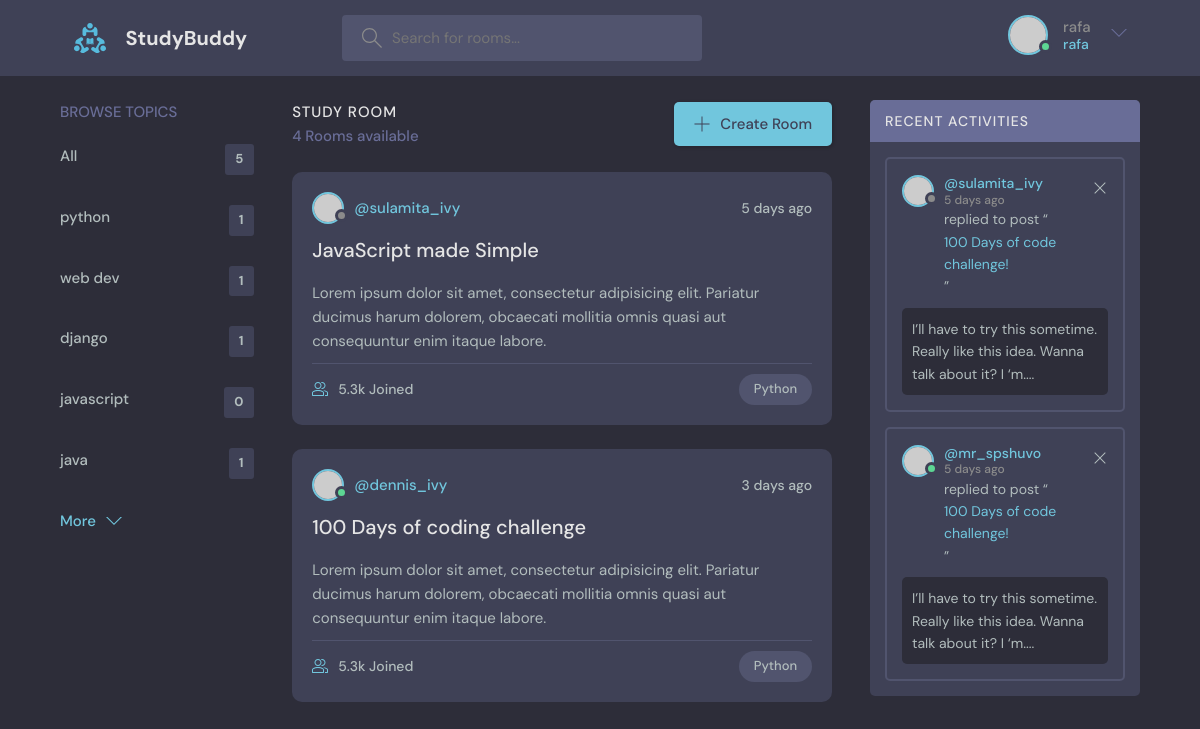
The app's page / (signed in) with its own data.
### base/models.py (models this page shows, shortened)
class Topic(models.Model):
    name=models.CharField(max_length=200)

### base/views.py (the view)
# urls.py: path('',views.home,name='home'),
def home(request):
    q=request.GET.get('q') if request.GET.get('q') !=None else ''
    rooms=Room.objects.filter(Q(topic__name__icontains=q) |Q(name__icontains=q)|Q(description__icontains=q))
    topics=Topic.objects.all()
    room_messages=Message.objects.all().order_by('-created').filter(Q(room__topic__name__icontains=q))
    room_count=rooms.count()
    context={'rooms':rooms,'topics':topics,'room_count':room_count,'room_messages':room_messages}
    return render(request,'base/home.html',context);

### base/templates/base/home.html (shortened to what this page needs)
{% extends "main.html" %}
   {% block content %}
    <main class="layout layout--3">
      <div class="container">
        {%include 'base/topics_component.html'%}
        <div class="roomList">
          <div class="roomList__header">
            <div>
              <h2>Study Room</h2>
              <p>{{room_count}} Rooms available</p>
            </div>
        <a class="btn btn--main" href="{% url 'create-room' %}">
              <svg version="1.1" xmlns="http://www.w3.org/2000/svg" width="32" height="32" viewBox="0 0 32 32">
                <title>add</title>
                <path
                  d="M16.943 0.943h-1.885v14.115h-14.115v1.885h14.115v14.115h1.885v-14.115h14.115v-1.885h-14.115v-14.115z"
                ></path>
              </svg>
              Create Room
            </a>
          </div>
          <div class="roomListRoom">
            <div class="roomListRoom__header">
              <a href="profile.html" class="roomListRoom__author">
                <div class="avatar avatar--small">
                  <img src="https://randomuser.me/api/portraits/women/11.jpg" />
                </div>
                <span>@sulamita_ivy</span>
              </a>
              <div class="roomListRoom__actions">
                <span>5 days ago</span>
              </div>
            </div>
            <div class="roomListRoom__content">
              <a href="room.html">JavaScript made Simple</a>
              <p>
                Lorem ipsum dolor sit amet, consectetur adipisicing elit. Pariatur ducimus harum dolorem, obcaecati
                mollitia omnis quasi aut consequuntur enim itaque labore.
              </p>
            </div>
            <div class="roomListRoom__meta">
              <a href="room.html" class="roomListRoom__joined">
                5.3k Joined
              </a>
              <p class="roomListRoom__topic">Python</p>
            </div>
          </div>
          <div class="roomListRoom">
            <div class="roomListRoom__header">
              <a href="profile.html" class="roomListRoom__author">
                <div class="avatar avatar--small active">
                  <img src="https://randomuser.me/api/portraits/men/11.jpg" />
                </div>
                <span>@dennis_ivy</span>
              </a>
              <div class="roomListRoom__actions">
                <span>3 days ago</span>
              </div>
            </div>
            <div class="roomListRoom__content">
              <a href="room.html">100 Days of coding challenge</a>
              <p>
                Lorem ipsum dolor sit amet, consectetur adipisicing elit. Pariatur ducimus harum dolorem, obcaecati
                mollitia omnis quasi aut consequuntur enim itaque labore.
              </p>
            </div>
            <div class="roomListRoom__meta">
              <a class="roomListRoom__joined">
                5.3k Joined
              </a>
              <p class="roomListRoom__topic">Python</p>
            </div>
          </div>
        </div>
        <div class="activities">
          <div class="activities__header">
            <h2>Recent Activities</h2>
          </div>
          <div class="activities__box">
            <div class="activities__boxHeader roomListRoom__header">
              <a href="profile.html" class="roomListRoom__author">
                <div class="avatar avatar--small">
                  <img src="https://randomuser.me/api/portraits/women/11.jpg" />
                </div>
                <p>
                  @sulamita_ivy
                  <span>5 days ago</span>
                </p>
              </a>
              <div class="roomListRoom__actions">
                <a href="#">
                  <svg version="1.1" xmlns="http://www.w3.org/2000/svg" width="32" height="32" viewBox="0 0 32 32">
                    <title>remove</title>
                    <path
                      d="M27.314 6.019l-1.333-1.333-9.98 9.981-9.981-9.981-1.333 1.333 9.981 9.981-9.981 9.98 1.333 1.333 9.981-9.98 9.98 9.98 1.333-1.333-9.98-9.98 9.98-9.981z"
                    ></path>
                  </svg>
                </a>
              </div>
            </div>
            <div class="activities__boxContent">
              <p>replied to post “<a href="room.html">100 Days of code challenge!</a>”</p>
              <div class="activities__boxRoomContent">
                I’ll have to try this sometime. Really like this idea. Wanna talk about it? I ‘m....
              </div>
            </div>
          </div>
          <div class="activities__box">
            <div class="activities__boxHeader roomListRoom__header">
              <a href="profile.html" class="roomListRoom__author">
                <div class="avatar avatar--small active">
                  <img src="https://randomuser.me/api/portraits/men/13.jpg" />
                </div>
                <p>
                  @mr_spshuvo
                  <span>5 days ago</span>
                </p>
              </a>
              <div class="roomListRoom__actions">
                <a href="#">
                  <svg version="1.1" xmlns="http://www.w3.org/2000/svg" width="32" height="32" viewBox="0 0 32 32">
                    <title>remove</title>
                    <path
                      d="M27.314 6.019l-1.333-1.333-9.98 9.981-9.981-9.981-1.333 1.333 9.981 9.981-9.981 9.98 1.333 1.333 9.981-9.98 9.98 9.98 1.333-1.333-9.98-9.98 9.98-9.981z"
                    ></path>
                  </svg>
                </a>
              </div>
            </div>
            <div class="activities__boxContent">
              <p>replied to post “<a href="room.html">100 Days of code challenge!</a>”</p>
              <div class="activities__boxRoomContent">
                I’ll have to try this sometime. Really like this idea. Wanna talk about it? I ‘m....
              </div>
            </div>
          </div>
        </div>
      </div>
    </main>
{% endblock content %}

### templates/navbar.html (shortened to what this page needs)
{% load static %}
<header class="header header--loggedIn">
      <div class="container">
        <a href="{%url 'home'%}" class="header__logo">
          <img src="{%static 'images/logo.svg'%}" />
          <h1>StudyBuddy</h1>
        </a>
        <form class="header__search" method="GET" action="{% url 'home'%}">
          <label>
            <input placeholder="Search for rooms..." name="q" />
          </label>
        </form>
        <nav class="header__menu">
    {% if request.user.is_authenticated %}
          <div class="header__user">
            <a href="profile.html">
              <div class="avatar avatar--medium active">
                <img src="https://randomuser.me/api/portraits/men/37.jpg" />
              </div>
              <p>{{request.user.username}} <span>{{request.user.username}}</span></p>
            </a>
            <button class="dropdown-button">
              <svg version="1.1" xmlns="http://www.w3.org/2000/svg" width="32" height="32" viewBox="0 0 32 32">
                <title>chevron-down</title>
                <path d="M16 21l-13-13h-3l16 16 16-16h-3l-13 13z"></path>
              </svg>
            </button>
          </div>
          {% else %}
          <a href="{%url 'login'%}">
           <img src="{%static 'images/avatar.svg'%}" alt="image">
           <p>Login</p></a>
          {% endif %}
        </nav>
    </div>
</header>

### base/templates/base/topics_component.html
<div class="topics">
          <div class="topics__header">
            <h2>Browse Topics</h2>
          </div>
          <ul class="topics__list">
            <li><a href="{% url 'home' %}">All <span>{{topics.count}}</span></a> </li>
        {% for topic in topics%}
        <li>
            <a href="{% url 'home' %}?q={{topic.name}}">{{topic.name}} <span>{{topic.room_set.all.count}}</span></a>
        </li>
        {% endfor%}
          </ul>
          <a class="btn btn--link" href="topics.html">
            More
            <svg version="1.1" xmlns="http://www.w3.org/2000/svg" width="32" height="32" viewBox="0 0 32 32">
              <title>chevron-down</title>
              <path d="M16 21l-13-13h-3l16 16 16-16h-3l-13 13z"></path>
            </svg>
          </a>
        </div>

### records on screen
Topic: name "python", room_set.all.count "1"
Topic: name "web dev", room_set.all.count "1"
Topic: name "django", room_set.all.count "1"
Topic: name "javascript", room_set.all.count "0"
Topic: name "java", room_set.all.count "1"

### other values on screen
{{ request.user.username }} "rafa"
{{ topics.count }} "5"
{{ room_count }} "4"
